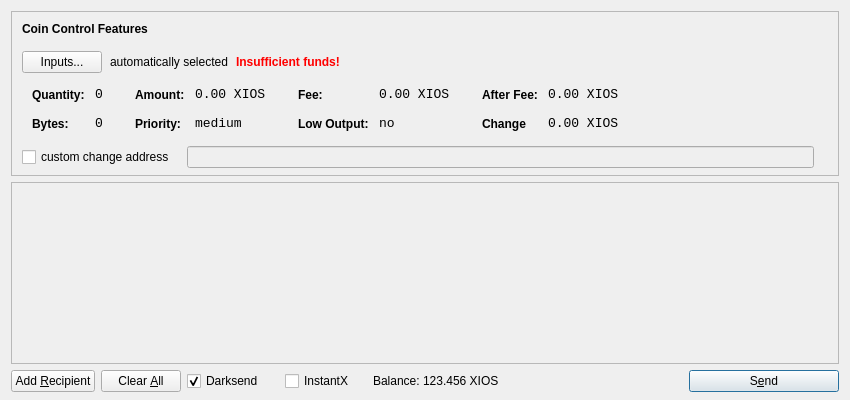
<?xml version="1.0" encoding="UTF-8"?>
<ui version="4.0">
 <class>SendCoinsDialog</class>
 <widget class="QDialog" name="SendCoinsDialog">
  <property name="geometry">
   <rect>
    <x>0</x>
    <y>0</y>
    <width>850</width>
    <height>400</height>
   </rect>
  </property>
  <property name="windowTitle">
   <string>Send Coins</string>
  </property>
  <layout class="QVBoxLayout" name="verticalLayout" stretch="0,1,0">
   <property name="bottomMargin">
    <number>8</number>
   </property>
   <item>
    <widget class="QFrame" name="frameCoinControl">
     <property name="sizePolicy">
      <sizepolicy hsizetype="Expanding" vsizetype="Expanding">
       <horstretch>0</horstretch>
       <verstretch>0</verstretch>
      </sizepolicy>
     </property>
     <property name="maximumSize">
      <size>
       <width>16777215</width>
       <height>16777215</height>
      </size>
     </property>
     <property name="frameShape">
      <enum>QFrame::StyledPanel</enum>
     </property>
     <property name="frameShadow">
      <enum>QFrame::Sunken</enum>
     </property>
     <layout class="QVBoxLayout" name="verticalLayoutCoinControl2">
      <property name="spacing">
       <number>-1</number>
      </property>
      <property name="leftMargin">
       <number>0</number>
      </property>
      <property name="topMargin">
       <number>0</number>
      </property>
      <property name="rightMargin">
       <number>0</number>
      </property>
      <property name="bottomMargin">
       <number>6</number>
      </property>
      <item>
       <layout class="QVBoxLayout" name="verticalLayoutCoinControl" stretch="0,0,0,0,1">
        <property name="spacing">
         <number>0</number>
        </property>
        <property name="leftMargin">
         <number>10</number>
        </property>
        <property name="topMargin">
         <number>10</number>
        </property>
        <item>
         <layout class="QHBoxLayout" name="horizontalLayoutCoinControl1">
          <property name="bottomMargin">
           <number>15</number>
          </property>
          <item>
           <widget class="QLabel" name="labelCoinControlFeatures">
            <property name="sizePolicy">
             <sizepolicy hsizetype="Preferred" vsizetype="Maximum">
              <horstretch>0</horstretch>
              <verstretch>0</verstretch>
             </sizepolicy>
            </property>
            <property name="font">
             <font>
              <weight>75</weight>
              <bold>true</bold>
             </font>
            </property>
            <property name="styleSheet">
             <string notr="true">font-weight:bold;</string>
            </property>
            <property name="text">
             <string>Coin Control Features</string>
            </property>
           </widget>
          </item>
         </layout>
        </item>
        <item>
         <layout class="QHBoxLayout" name="horizontalLayoutCoinControl2" stretch="0,0,0,0">
          <property name="spacing">
           <number>8</number>
          </property>
          <property name="bottomMargin">
           <number>10</number>
          </property>
          <item>
           <widget class="QPushButton" name="pushButtonCoinControl">
            <property name="styleSheet">
             <string notr="true"/>
            </property>
            <property name="text">
             <string>Inputs...</string>
            </property>
           </widget>
          </item>
          <item>
           <widget class="QLabel" name="labelCoinControlAutomaticallySelected">
            <property name="text">
             <string>automatically selected</string>
            </property>
            <property name="margin">
             <number>5</number>
            </property>
           </widget>
          </item>
          <item>
           <widget class="QLabel" name="labelCoinControlInsuffFunds">
            <property name="font">
             <font>
              <weight>75</weight>
              <bold>true</bold>
             </font>
            </property>
            <property name="styleSheet">
             <string notr="true">color:red;font-weight:bold;</string>
            </property>
            <property name="text">
             <string>Insufficient funds!</string>
            </property>
            <property name="margin">
             <number>5</number>
            </property>
           </widget>
          </item>
          <item>
           <spacer name="horizontalSpacerCoinControl">
            <property name="orientation">
             <enum>Qt::Horizontal</enum>
            </property>
            <property name="sizeHint" stdset="0">
             <size>
              <width>40</width>
              <height>1</height>
             </size>
            </property>
           </spacer>
          </item>
         </layout>
        </item>
        <item>
         <widget class="QWidget" name="widgetCoinControl" native="true">
          <property name="sizePolicy">
           <sizepolicy hsizetype="Preferred" vsizetype="Preferred">
            <horstretch>0</horstretch>
            <verstretch>0</verstretch>
           </sizepolicy>
          </property>
          <property name="minimumSize">
           <size>
            <width>0</width>
            <height>0</height>
           </size>
          </property>
          <property name="styleSheet">
           <string notr="true"/>
          </property>
          <layout class="QHBoxLayout" name="horizontalLayoutCoinControl5">
           <property name="margin">
            <number>0</number>
           </property>
           <item>
            <layout class="QHBoxLayout" name="horizontalLayoutCoinControl3" stretch="0,0,0,1">
             <property name="spacing">
              <number>20</number>
             </property>
             <property name="topMargin">
              <number>0</number>
             </property>
             <property name="bottomMargin">
              <number>10</number>
             </property>
             <item>
              <layout class="QFormLayout" name="formLayoutCoinControl1">
               <property name="horizontalSpacing">
                <number>10</number>
               </property>
               <property name="verticalSpacing">
                <number>14</number>
               </property>
               <property name="leftMargin">
                <number>10</number>
               </property>
               <property name="topMargin">
                <number>4</number>
               </property>
               <property name="rightMargin">
                <number>6</number>
               </property>
               <item row="0" column="0">
                <widget class="QLabel" name="labelCoinControlQuantityText">
                 <property name="styleSheet">
                  <string notr="true">font-weight:bold;</string>
                 </property>
                 <property name="text">
                  <string>Quantity:</string>
                 </property>
                 <property name="margin">
                  <number>0</number>
                 </property>
                </widget>
               </item>
               <item row="0" column="1">
                <widget class="QLabel" name="labelCoinControlQuantity">
                 <property name="font">
                  <font>
                   <family>Monospace</family>
                   <pointsize>10</pointsize>
                  </font>
                 </property>
                 <property name="cursor">
                  <cursorShape>IBeamCursor</cursorShape>
                 </property>
                 <property name="contextMenuPolicy">
                  <enum>Qt::ActionsContextMenu</enum>
                 </property>
                 <property name="text">
                  <string>0</string>
                 </property>
                 <property name="margin">
                  <number>0</number>
                 </property>
                 <property name="textInteractionFlags">
                  <set>Qt::LinksAccessibleByMouse|Qt::TextSelectableByKeyboard|Qt::TextSelectableByMouse</set>
                 </property>
                </widget>
               </item>
               <item row="1" column="0">
                <widget class="QLabel" name="labelCoinControlBytesText">
                 <property name="styleSheet">
                  <string notr="true">font-weight:bold;</string>
                 </property>
                 <property name="text">
                  <string>Bytes:</string>
                 </property>
                </widget>
               </item>
               <item row="1" column="1">
                <widget class="QLabel" name="labelCoinControlBytes">
                 <property name="font">
                  <font>
                   <family>Monospace</family>
                   <pointsize>10</pointsize>
                  </font>
                 </property>
                 <property name="cursor">
                  <cursorShape>IBeamCursor</cursorShape>
                 </property>
                 <property name="contextMenuPolicy">
                  <enum>Qt::ActionsContextMenu</enum>
                 </property>
                 <property name="text">
                  <string>0</string>
                 </property>
                 <property name="textInteractionFlags">
                  <set>Qt::LinksAccessibleByMouse|Qt::TextSelectableByKeyboard|Qt::TextSelectableByMouse</set>
                 </property>
                </widget>
               </item>
              </layout>
             </item>
             <item>
              <layout class="QFormLayout" name="formLayoutCoinControl2">
               <property name="horizontalSpacing">
                <number>10</number>
               </property>
               <property name="verticalSpacing">
                <number>14</number>
               </property>
               <property name="leftMargin">
                <number>6</number>
               </property>
               <property name="topMargin">
                <number>4</number>
               </property>
               <property name="rightMargin">
                <number>6</number>
               </property>
               <item row="0" column="0">
                <widget class="QLabel" name="labelCoinControlAmountText">
                 <property name="styleSheet">
                  <string notr="true">font-weight:bold;</string>
                 </property>
                 <property name="text">
                  <string>Amount:</string>
                 </property>
                 <property name="margin">
                  <number>0</number>
                 </property>
                </widget>
               </item>
               <item row="0" column="1">
                <widget class="QLabel" name="labelCoinControlAmount">
                 <property name="font">
                  <font>
                   <family>Monospace</family>
                   <pointsize>10</pointsize>
                  </font>
                 </property>
                 <property name="cursor">
                  <cursorShape>IBeamCursor</cursorShape>
                 </property>
                 <property name="contextMenuPolicy">
                  <enum>Qt::ActionsContextMenu</enum>
                 </property>
                 <property name="text">
                  <string>0.00 XIOS</string>
                 </property>
                 <property name="textInteractionFlags">
                  <set>Qt::LinksAccessibleByMouse|Qt::TextSelectableByKeyboard|Qt::TextSelectableByMouse</set>
                 </property>
                </widget>
               </item>
               <item row="1" column="0">
                <widget class="QLabel" name="labelCoinControlPriorityText">
                 <property name="styleSheet">
                  <string notr="true">font-weight:bold;</string>
                 </property>
                 <property name="text">
                  <string>Priority:</string>
                 </property>
                </widget>
               </item>
               <item row="1" column="1">
                <widget class="QLabel" name="labelCoinControlPriority">
                 <property name="font">
                  <font>
                   <family>Monospace</family>
                   <pointsize>10</pointsize>
                  </font>
                 </property>
                 <property name="cursor">
                  <cursorShape>IBeamCursor</cursorShape>
                 </property>
                 <property name="contextMenuPolicy">
                  <enum>Qt::ActionsContextMenu</enum>
                 </property>
                 <property name="text">
                  <string>medium</string>
                 </property>
                 <property name="textInteractionFlags">
                  <set>Qt::LinksAccessibleByMouse|Qt::TextSelectableByKeyboard|Qt::TextSelectableByMouse</set>
                 </property>
                </widget>
               </item>
              </layout>
             </item>
             <item>
              <layout class="QFormLayout" name="formLayoutCoinControl3">
               <property name="horizontalSpacing">
                <number>10</number>
               </property>
               <property name="verticalSpacing">
                <number>14</number>
               </property>
               <property name="leftMargin">
                <number>6</number>
               </property>
               <property name="topMargin">
                <number>4</number>
               </property>
               <property name="rightMargin">
                <number>6</number>
               </property>
               <item row="0" column="0">
                <widget class="QLabel" name="labelCoinControlFeeText">
                 <property name="styleSheet">
                  <string notr="true">font-weight:bold;</string>
                 </property>
                 <property name="text">
                  <string>Fee:</string>
                 </property>
                 <property name="margin">
                  <number>0</number>
                 </property>
                </widget>
               </item>
               <item row="0" column="1">
                <widget class="QLabel" name="labelCoinControlFee">
                 <property name="font">
                  <font>
                   <family>Monospace</family>
                   <pointsize>10</pointsize>
                  </font>
                 </property>
                 <property name="cursor">
                  <cursorShape>IBeamCursor</cursorShape>
                 </property>
                 <property name="contextMenuPolicy">
                  <enum>Qt::ActionsContextMenu</enum>
                 </property>
                 <property name="text">
                  <string>0.00 XIOS</string>
                 </property>
                 <property name="textInteractionFlags">
                  <set>Qt::LinksAccessibleByMouse|Qt::TextSelectableByKeyboard|Qt::TextSelectableByMouse</set>
                 </property>
                </widget>
               </item>
               <item row="1" column="0">
                <widget class="QLabel" name="labelCoinControlLowOutputText">
                 <property name="styleSheet">
                  <string notr="true">font-weight:bold;</string>
                 </property>
                 <property name="text">
                  <string>Low Output:</string>
                 </property>
                </widget>
               </item>
               <item row="1" column="1">
                <widget class="QLabel" name="labelCoinControlLowOutput">
                 <property name="font">
                  <font>
                   <family>Monospace</family>
                   <pointsize>10</pointsize>
                  </font>
                 </property>
                 <property name="cursor">
                  <cursorShape>IBeamCursor</cursorShape>
                 </property>
                 <property name="contextMenuPolicy">
                  <enum>Qt::ActionsContextMenu</enum>
                 </property>
                 <property name="text">
                  <string>no</string>
                 </property>
                 <property name="textInteractionFlags">
                  <set>Qt::LinksAccessibleByMouse|Qt::TextSelectableByKeyboard|Qt::TextSelectableByMouse</set>
                 </property>
                </widget>
               </item>
              </layout>
             </item>
             <item>
              <layout class="QFormLayout" name="formLayoutCoinControl4">
               <property name="horizontalSpacing">
                <number>10</number>
               </property>
               <property name="verticalSpacing">
                <number>14</number>
               </property>
               <property name="leftMargin">
                <number>6</number>
               </property>
               <property name="topMargin">
                <number>4</number>
               </property>
               <property name="rightMargin">
                <number>6</number>
               </property>
               <item row="0" column="0">
                <widget class="QLabel" name="labelCoinControlAfterFeeText">
                 <property name="styleSheet">
                  <string notr="true">font-weight:bold;</string>
                 </property>
                 <property name="text">
                  <string>After Fee:</string>
                 </property>
                 <property name="margin">
                  <number>0</number>
                 </property>
                </widget>
               </item>
               <item row="0" column="1">
                <widget class="QLabel" name="labelCoinControlAfterFee">
                 <property name="font">
                  <font>
                   <family>Monospace</family>
                   <pointsize>10</pointsize>
                  </font>
                 </property>
                 <property name="cursor">
                  <cursorShape>IBeamCursor</cursorShape>
                 </property>
                 <property name="contextMenuPolicy">
                  <enum>Qt::ActionsContextMenu</enum>
                 </property>
                 <property name="text">
                  <string>0.00 XIOS</string>
                 </property>
                 <property name="textInteractionFlags">
                  <set>Qt::LinksAccessibleByMouse|Qt::TextSelectableByKeyboard|Qt::TextSelectableByMouse</set>
                 </property>
                </widget>
               </item>
               <item row="1" column="0">
                <widget class="QLabel" name="labelCoinControlChangeText">
                 <property name="styleSheet">
                  <string notr="true">font-weight:bold;</string>
                 </property>
                 <property name="text">
                  <string>Change</string>
                 </property>
                </widget>
               </item>
               <item row="1" column="1">
                <widget class="QLabel" name="labelCoinControlChange">
                 <property name="font">
                  <font>
                   <family>Monospace</family>
                   <pointsize>10</pointsize>
                  </font>
                 </property>
                 <property name="cursor">
                  <cursorShape>IBeamCursor</cursorShape>
                 </property>
                 <property name="contextMenuPolicy">
                  <enum>Qt::ActionsContextMenu</enum>
                 </property>
                 <property name="text">
                  <string>0.00 XIOS</string>
                 </property>
                 <property name="textInteractionFlags">
                  <set>Qt::LinksAccessibleByMouse|Qt::TextSelectableByKeyboard|Qt::TextSelectableByMouse</set>
                 </property>
                </widget>
               </item>
              </layout>
             </item>
            </layout>
           </item>
          </layout>
         </widget>
        </item>
        <item>
         <layout class="QHBoxLayout" name="horizontalLayoutCoinControl4" stretch="0,0,0">
          <property name="spacing">
           <number>12</number>
          </property>
          <property name="sizeConstraint">
           <enum>QLayout::SetDefaultConstraint</enum>
          </property>
          <property name="topMargin">
           <number>5</number>
          </property>
          <property name="rightMargin">
           <number>5</number>
          </property>
          <item>
           <widget class="QCheckBox" name="checkBoxCoinControlChange">
            <property name="text">
             <string>custom change address</string>
            </property>
           </widget>
          </item>
          <item>
           <widget class="QLineEdit" name="lineEditCoinControlChange">
            <property name="enabled">
             <bool>false</bool>
            </property>
            <property name="sizePolicy">
             <sizepolicy hsizetype="Expanding" vsizetype="Fixed">
              <horstretch>0</horstretch>
              <verstretch>0</verstretch>
             </sizepolicy>
            </property>
           </widget>
          </item>
          <item>
           <widget class="QLabel" name="labelCoinControlChangeLabel">
            <property name="sizePolicy">
             <sizepolicy hsizetype="Preferred" vsizetype="Expanding">
              <horstretch>0</horstretch>
              <verstretch>0</verstretch>
             </sizepolicy>
            </property>
            <property name="minimumSize">
             <size>
              <width>0</width>
              <height>0</height>
             </size>
            </property>
            <property name="text">
             <string/>
            </property>
            <property name="margin">
             <number>3</number>
            </property>
           </widget>
          </item>
         </layout>
        </item>
        <item>
         <spacer name="verticalSpacerCoinControl">
          <property name="orientation">
           <enum>Qt::Vertical</enum>
          </property>
          <property name="sizeHint" stdset="0">
           <size>
            <width>800</width>
            <height>1</height>
           </size>
          </property>
         </spacer>
        </item>
       </layout>
      </item>
     </layout>
    </widget>
   </item>
   <item>
    <widget class="QScrollArea" name="scrollArea">
     <property name="widgetResizable">
      <bool>true</bool>
     </property>
     <widget class="QWidget" name="scrollAreaWidgetContents">
      <property name="geometry">
       <rect>
        <x>0</x>
        <y>0</y>
        <width>830</width>
        <height>165</height>
       </rect>
      </property>
      <layout class="QVBoxLayout" name="verticalLayout_2">
       <property name="margin">
        <number>0</number>
       </property>
       <item>
        <layout class="QVBoxLayout" name="entries">
         <property name="spacing">
          <number>6</number>
         </property>
        </layout>
       </item>
       <item>
        <spacer name="verticalSpacer">
         <property name="orientation">
          <enum>Qt::Vertical</enum>
         </property>
         <property name="sizeHint" stdset="0">
          <size>
           <width>20</width>
           <height>40</height>
          </size>
         </property>
        </spacer>
       </item>
      </layout>
     </widget>
    </widget>
   </item>
   <item>
    <layout class="QHBoxLayout" name="horizontalLayout">
     <item>
      <widget class="QPushButton" name="addButton">
       <property name="toolTip">
        <string>Send to multiple recipients at once</string>
       </property>
       <property name="text">
        <string>Add &amp;Recipient</string>
       </property>
       <property name="autoDefault">
        <bool>false</bool>
       </property>
      </widget>
     </item>
     <item>
      <widget class="QPushButton" name="clearButton">
       <property name="sizePolicy">
        <sizepolicy hsizetype="Minimum" vsizetype="Fixed">
         <horstretch>0</horstretch>
         <verstretch>0</verstretch>
        </sizepolicy>
       </property>
       <property name="toolTip">
        <string>Remove all transaction fields</string>
       </property>
       <property name="text">
        <string>Clear &amp;All</string>
       </property>
       <property name="autoRepeatDelay">
        <number>300</number>
       </property>
       <property name="autoDefault">
        <bool>false</bool>
       </property>
      </widget>
     </item>
     <item>
      <layout class="QHBoxLayout" name="horizontalLayout_2">
       <property name="spacing">
        <number>3</number>
       </property>
        <item>
        <widget class="QCheckBox" name="checkUseDarksend">
         <property name="minimumSize">
          <size>
           <width>95</width>
           <height>0</height>
          </size>
         </property>
         <property name="text">
          <string>Darksend</string>
         </property>
         <property name="checked">
          <bool>true</bool>
         </property>
        </widget>
       </item>
       <item>
        <widget class="QCheckBox" name="checkInstantX">
         <property name="enabled">
          <bool>true</bool>
         </property>
         <property name="minimumSize">
          <size>
           <width>85</width>
           <height>0</height>
          </size>
         </property>
         <property name="text">
          <string>InstantX</string>
         </property>
        </widget>
       </item>
       <item>
        <widget class="QLabel" name="label">
         <property name="sizePolicy">
          <sizepolicy hsizetype="Preferred" vsizetype="Fixed">
           <horstretch>0</horstretch>
           <verstretch>0</verstretch>
          </sizepolicy>
         </property>
         <property name="text">
          <string>Balance:</string>
         </property>
        </widget>
       </item>
       <item>
        <widget class="QLabel" name="labelBalance">
         <property name="sizePolicy">
          <sizepolicy hsizetype="Preferred" vsizetype="Fixed">
           <horstretch>0</horstretch>
           <verstretch>0</verstretch>
          </sizepolicy>
         </property>
         <property name="cursor">
          <cursorShape>IBeamCursor</cursorShape>
         </property>
         <property name="text">
          <string>123.456 XIOS</string>
         </property>
         <property name="textInteractionFlags">
          <set>Qt::LinksAccessibleByMouse|Qt::TextSelectableByKeyboard|Qt::TextSelectableByMouse</set>
         </property>
        </widget>
       </item>
      </layout>
     </item>
     <item>
      <spacer name="horizontalSpacer">
       <property name="orientation">
        <enum>Qt::Horizontal</enum>
       </property>
       <property name="sizeHint" stdset="0">
        <size>
         <width>40</width>
         <height>20</height>
        </size>
       </property>
      </spacer>
     </item>
     <item>
      <widget class="QPushButton" name="sendButton">
       <property name="minimumSize">
        <size>
         <width>150</width>
         <height>0</height>
        </size>
       </property>
       <property name="toolTip">
        <string>Confirm the send action</string>
       </property>
       <property name="text">
        <string>S&amp;end</string>
       </property>
       <property name="icon">
        <iconset resource="../bitcoin.qrc">
         <normaloff>:/icons/send</normaloff>:/icons/send</iconset>
       </property>
       <property name="default">
        <bool>true</bool>
       </property>
      </widget>
     </item>
    </layout>
   </item>
  </layout>
 </widget>
 <resources>
  <include location="../bitcoin.qrc"/>
 </resources>
 <connections/>
</ui>
